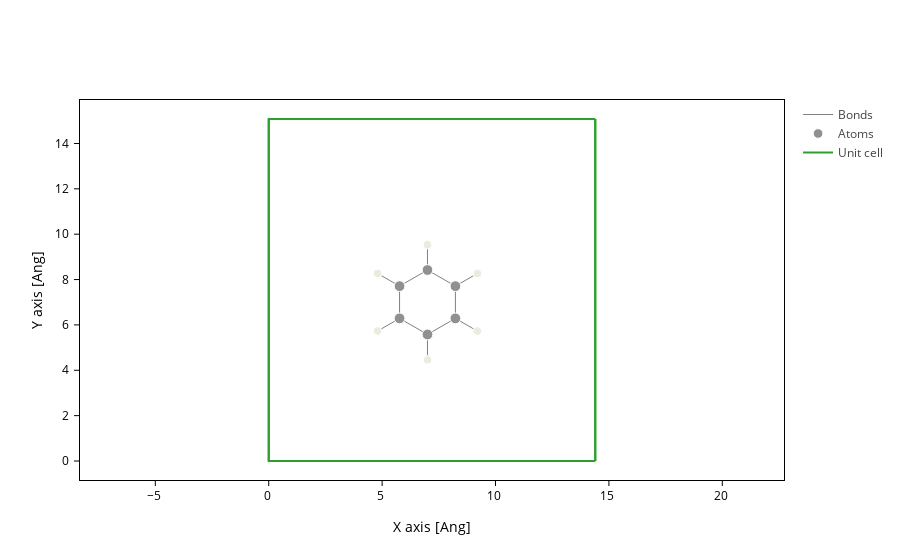

The cell this chart's notebook holds for it:
### Code cell
ben_centered.plot(axes="xy")

### Figure 1 — Plotly figure (JSON) as saved in the notebook; plotly's stock layout.template omitted (floating-point values rounded to 4 significant figures; data arrays with more than 128 entries replaced by an {"elided": "..."} marker saying what was removed)
{"data": [{"line": {"color": "gray", "width": 1}, "meta": {}, "mode": "lines", "name": "Bonds", "opacity": 1, "type": "scatter", "x": {"elided": "252 float values"}, "y": {"elided": "252 float values"}}, {"marker": {"color": ["#909090", "#EDEADE", "#909090", "#EDEADE", "#909090", "#EDEADE", "#909090", "#EDEADE", "#909090", "#EDEADE", "#909090", "#EDEADE"], "opacity": 1, "size": [10.72, 8.48, 10.72, 8.48, 10.72, 8.48, 10.72, 8.48, 10.72, 8.48, 10.72, 8.48]}, "meta": {}, "mode": "markers", "name": "Atoms", "opacity": 1, "type": "scatter", "x": [8.231, 9.199, 7.0, 7.0, 5.769, 4.801, 5.769, 4.801, 7.0, 7.0, 8.231, 9.199], "y": [7.711, 8.27, 8.421, 9.54, 7.711, 8.27, 6.289, 5.73, 5.579, 4.46, 6.289, 5.73]}, {"meta": {}, "mode": "lines", "name": "Unit cell", "type": "scatter", "x": [0.0, 0.0, 14.4, 14.4, 0.0, 0.0, NaN, 0.0, 0.0, 0.0, 14.4, 14.4, 0.0, NaN, 14.4, 14.4, NaN, 14.4, 14.4], "y": [0.0, 15.08, 15.08, 15.08, 15.08, 15.08, NaN, 15.08, 0.0, 0.0, 0.0, 0.0, 0.0, NaN, 15.08, 0.0, NaN, 15.08, 0.0]}], "layout": {"autosize": true, "scene": {"aspectmode": "data", "xaxis": {"title": {"text": "X axis [Ang]"}}, "yaxis": {"title": {"text": "Y axis [Ang]"}}}, "xaxis": {"autorange": true, "domain": [0, 1], "range": [-35.43, 49.83], "scaleanchor": "y", "scaleratio": 1, "title": {"text": "X axis [Ang]"}, "type": "linear"}, "yaxis": {"autorange": true, "domain": [0, 1], "range": [-0.8378, 15.92], "title": {"text": "Y axis [Ang]"}, "type": "linear"}}}
